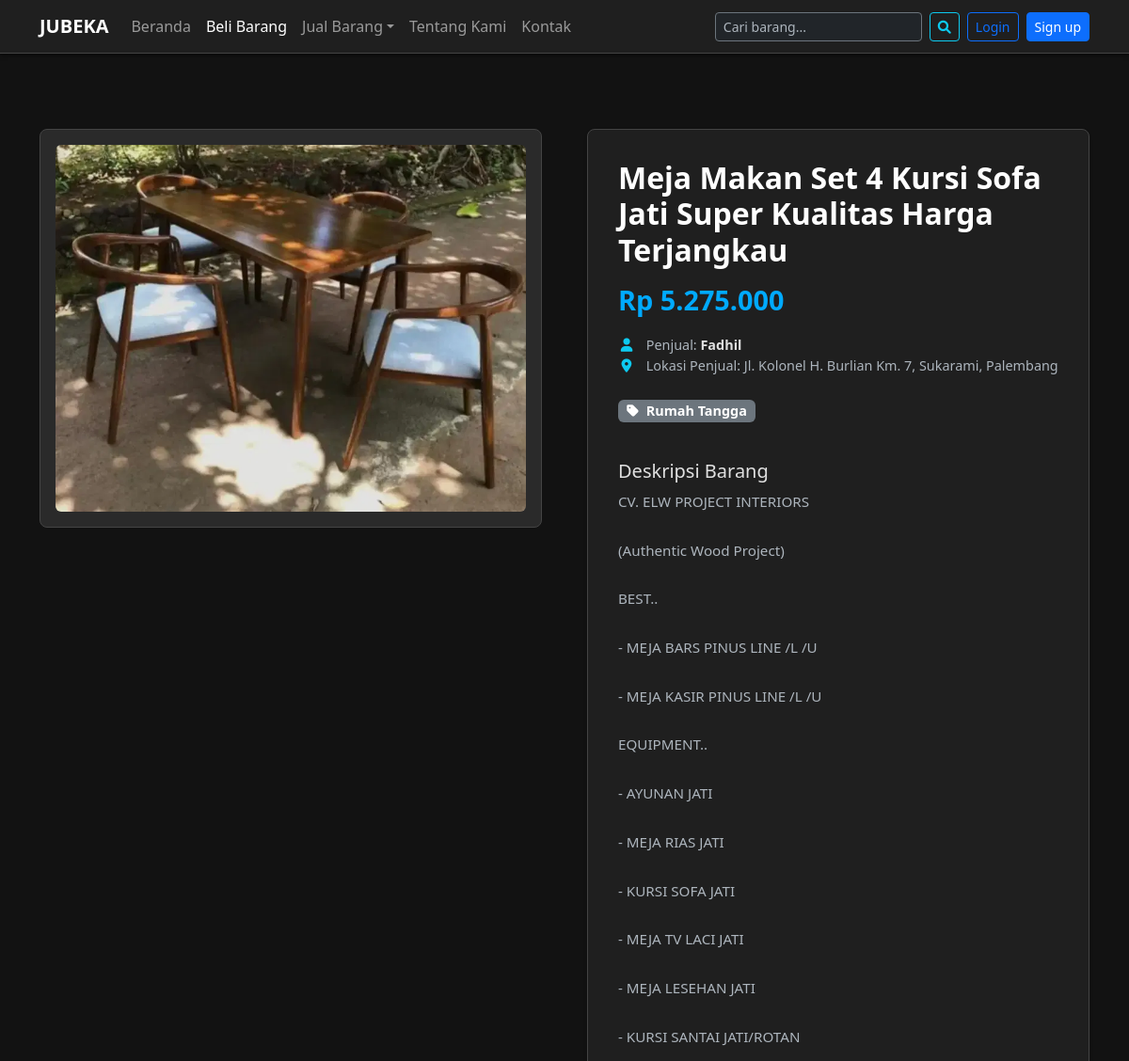
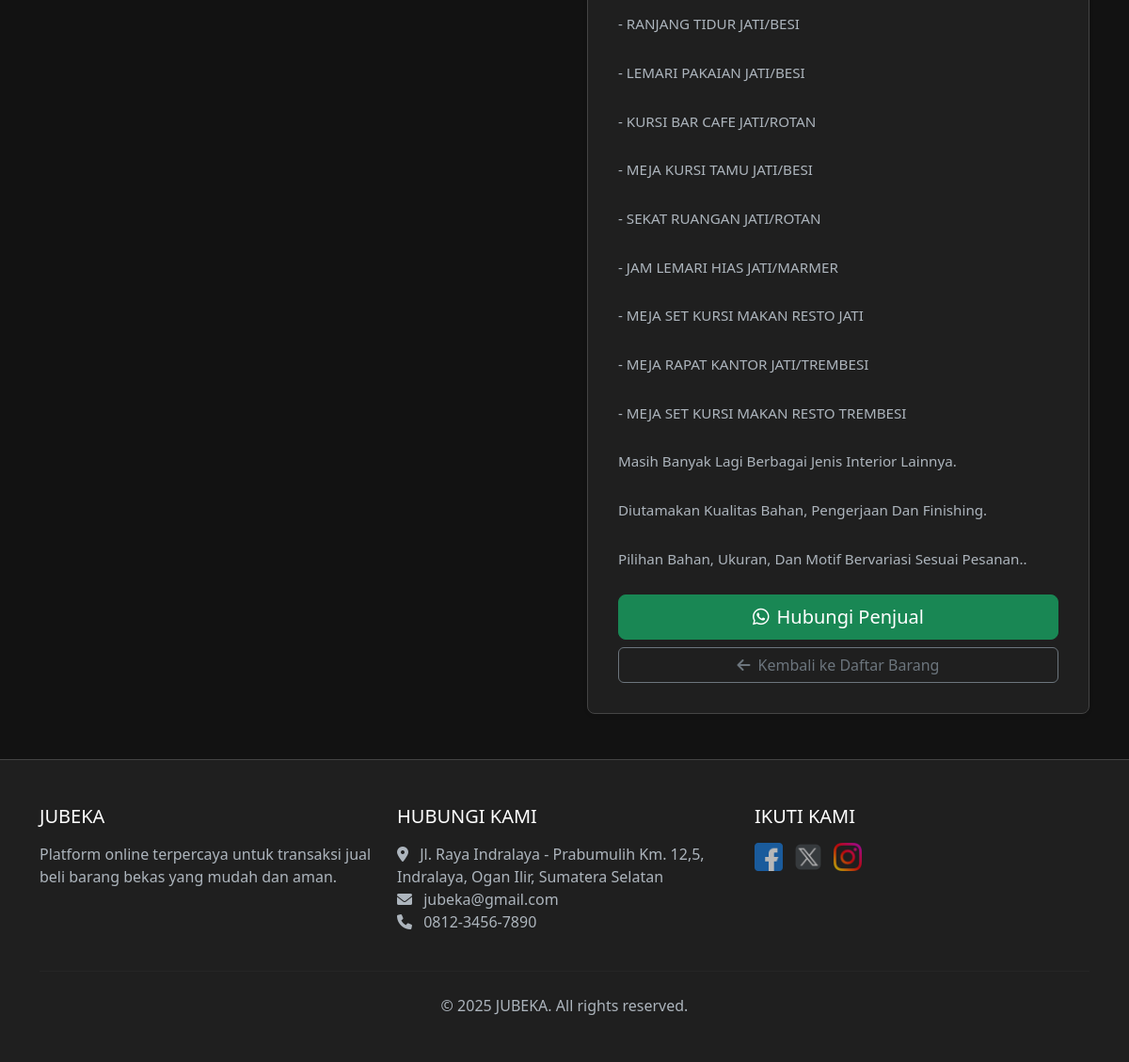
The app's page /JUBEKA/detail-barang.php?id=48 with its own data (2 pictures, top to bottom).
### tables this page shows
CREATE TABLE `jual` (
  `id` int(11) NOT NULL,
  `user_id` int(11) DEFAULT NULL,
  `nama_barang` varchar(255) NOT NULL,
  `deskripsi` text NOT NULL,
  `harga` int(50) NOT NULL,
  `kategori_id` int(10) UNSIGNED DEFAULT NULL,
  `gambar` varchar(255) NOT NULL,
  `nomor_telepon_penjual` varchar(20) DEFAULT NULL,
  `alamat_penjual` text DEFAULT NULL,
  `tanggal_post` timestamp NOT NULL DEFAULT current_timestamp()
);

CREATE TABLE `users` (
  `id` int(11) NOT NULL,
  `username` varchar(50) NOT NULL,
  `password` varchar(255) NOT NULL,
  `email` varchar(100) NOT NULL,
  `nomor_telepon` varchar(20) DEFAULT NULL,
  `alamat` text DEFAULT NULL,
  `created_at` timestamp NOT NULL DEFAULT current_timestamp()
);

CREATE TABLE `kategori` (
  `id` int(10) UNSIGNED NOT NULL,
  `nama_kategori` varchar(100) NOT NULL
);

### JUBEKA/functions.php (called while the page is built, shortened)
<?php
include 'auth/koneksi.php';
function get_barang_by_id($id, $user_id_for_check = null) {
    global $conn;
    $item = null;
    $query = "SELECT j.*, k.nama_kategori, u.username as nama_pemosting
              FROM jual j
              LEFT JOIN kategori k ON j.kategori_id = k.id
              LEFT JOIN users u ON j.user_id = u.id
              WHERE j.id = ?";
    $params = [$id];
    $types = "i";
    $stmt = $conn->prepare($query);
    if ($stmt) {
        $stmt->bind_param($types, ...$params);
        if ($stmt->execute()) {
            $result = $stmt->get_result();
            if ($result->num_rows === 1) {
                $item = $result->fetch_assoc();
            }
        } else {
            error_log("E(gbbi):(".$stmt->errno.")".$stmt->error);
        }
    } else {
        error_log("P(gbbi):(".$conn->errno.")".$conn->error);
    }
    return $item;
}
?>

### JUBEKA/detail-barang.php (the view, shortened to what this page needs)
<?php
include 'auth/koneksi.php';
require_once 'functions.php';
$item = null;
$error_message = "";
$item_seller_phone = null;
$item_seller_name = 'N/A';
$item_seller_location_city = 'Lokasi tidak detail';
if (isset($_GET['id']) && filter_var($_GET['id'], FILTER_VALIDATE_INT) && (int)$_GET['id'] > 0) {
    $item_id = (int)$_GET['id'];
    $item = get_barang_by_id($item_id);
    if (!$item) {
        $error_message = "Barang dengan ID #{$item_id} tidak ditemukan.";
    } else {
        $item_seller_phone = $item['nomor_telepon_penjual'] ?? null;
        $item_seller_name = $item['nama_pemosting'] ?? 'N/A';
        if (!empty($item['alamat_penjual'])) {
            $alamat_parts = explode(",", $item['alamat_penjual']);
            if (count($alamat_parts) >= 2) {
                 $last_part_index = count($alamat_parts) -1;
                 $second_last_part_index = count($alamat_parts) -2;
                 $item_seller_location_city = trim($alamat_parts[$second_last_part_index]) . ", " . trim($alamat_parts[$last_part_index]);
                 if (count($alamat_parts) >=3) {
                    $third_last_part_index = count($alamat_parts) -3;
                    $item_seller_location_city = trim($alamat_parts[$third_last_part_index]) . ", " .$item_seller_location_city;
                 }
            } elseif (!empty($alamat_parts)) {
                $item_seller_location_city = trim($alamat_parts[0]);
            }
        }
    }
} else {
    $error_message = "ID Barang tidak valid.";
}
?>
<!DOCTYPE html>
<html lang="id">
<head>
    <link href="https://cdn.jsdelivr.net/npm/bootstrap@5.3.3/dist/css/bootstrap.min.css" rel="stylesheet"
 />
    <link rel="stylesheet" href="https://cdnjs.cloudflare.com/ajax/libs/font-awesome/6.0.0/css/all.min.css" />
</head>
<body>
    <nav class="navbar navbar-expand-lg navbar-dark sticky-top">
        <div class="container">
            <a class="navbar-brand fw-bold" href="index.php">JUBEKA</a>
            <div class="collapse navbar-collapse" id="navbarSupportedContent">
                <ul class="navbar-nav me-auto mb-2 mb-lg-0">
                    <li class="nav-item"> <a class="nav-link" href="index.php">Beranda</a> </li>
                    <li class="nav-item"> <a
                            class="nav-link <?php echo (basename($_SERVER['PHP_SELF']) == 'pembelian.php' || basename($_SERVER['PHP_SELF']) == 'detail-barang.php' ? 'active' : ''); ?>"
                            href="pembelian.php">Beli Barang</a> </li>
                    <li class="nav-item dropdown"> <a class="nav-link dropdown-toggle" href="#" role="button"
                            data-bs-toggle="dropdown" aria-expanded="false">Jual Barang</a>
                    </li>
                    <li class="nav-item"> <a class="nav-link" href="about.php">Tentang Kami</a> </li>
                    <li class="nav-item"> <a class="nav-link" href="contact.php">Kontak</a> </li>
                </ul>
                <form class="d-flex me-lg-2 mb-2 mb-lg-0" role="search" action="pembelian.php" method="GET">
                    <input class="form-control form-control-sm me-2 bg-dark text-white border-secondary" type="search"
                        name="q" placeholder="Cari barang..." aria-label="Search">
                    <button class="btn btn-outline-info btn-sm" type="submit"><i class="fas fa-search"></i></button>
                </form>
                <div class="d-flex align-items-center">
                    <?php if (isset($_SESSION['username']) && $_SESSION['username'] !== 'Admin') { ?>
                    <div class="nav-item dropdown">
                        <a class="nav-link dropdown-toggle text-white-50" href="#" role="button"
                            data-bs-toggle="dropdown" aria-expanded="false">
                            <i class="fas fa-user-circle me-1"></i> Halo,
                            <?php echo htmlspecialchars($_SESSION['username']); ?>!
                        </a>
                        <ul class="dropdown-menu dropdown-menu-dark dropdown-menu-end">
                            <li><a class="dropdown-item <?php echo (basename($_SERVER['PHP_SELF']) == 'profil.php' ? 'active' : ''); ?>"
                                    href="profil.php"><i class="fas fa-user-edit me-2"></i>Profil Saya</a></li>
                            <li><a class="dropdown-item <?php echo (basename($_SERVER['PHP_SELF']) == 'daftar-barang.php' ? 'active' : ''); ?>"
                                    href="daftar-barang.php"><i class="fas fa-box me-2"></i>Barang Saya</a></li>
                            <li>
                                <hr class="dropdown-divider border-secondary">
                            </li>
                            <li><a class="dropdown-item" href="auth/logout.php"><i
                                        class="fas fa-sign-out-alt me-2"></i>Logout</a></li>
                        </ul>
                    </div>
                    <?php } elseif (isset($_SESSION['admin_login']) && $_SESSION['admin_login'] === true && isset($_SESSION['username']) && $_SESSION['username'] === 'Admin') { ?>
                    <a href="admin/dashboard.php" class="btn btn-outline-light btn-sm me-2">Dashboard Admin</a>
                    <a href="auth/logout.php" class="btn btn-outline-danger btn-sm">Logout Admin</a>
                    <?php } else { ?>
                    <a href="auth/login.php" class="btn btn-outline-primary btn-sm me-2">Login</a>
                    <a href="auth/signup.php" class="btn btn-primary btn-sm">Sign up</a>
                    <?php } ?>
                </div>
            </div>
        </div>
    </nav>
    <main class="container">
        <?php if ($item): ?>
        <div class="row g-4 g-lg-5">
            <div class="col-lg-6 text-center">
                <div class="item-image-large-container">
                    <?php
                         $image_path = 'Assets/' . (!empty($item['gambar']) ? $item['gambar'] : 'placeholder.png');
                         $placeholder_path = 'Assets/placeholder.png';
                     ?>
                    <img src="<?php echo htmlspecialchars($image_path); ?>"
                        alt="<?php echo htmlspecialchars($item['nama_barang']); ?>"
                        onerror="this.onerror=null; this.src='<?php echo htmlspecialchars($placeholder_path); ?>';"
                        class="item-image-large img-fluid">
                </div>
            </div>
            <div class="col-lg-6">
                <div class="item-details-card shadow-sm">
                    <h2><?php echo htmlspecialchars($item['nama_barang']); ?></h2>
                    <p class="item-price">Rp <?php echo number_format($item['harga'], 0, ',', '.'); ?></p>
                    <div class="seller-info">
                        <span><i class="fas fa-user fa-fw text-info"></i> Penjual:
                            <strong><?php echo htmlspecialchars($item_seller_name); ?></strong></span>
                        <br><span><i class="fas fa-map-marker-alt fa-fw text-info"></i> Lokasi Penjual:
                            <?php echo htmlspecialchars($item_seller_location_city); ?></span>
                    </div>
                    <?php if(!empty($item['nama_kategori'])): ?>
                    <div class="item-category">
                        <span class="badge text-bg-secondary"><i class="fas fa-tag me-1"></i>
                            <?php echo htmlspecialchars($item['nama_kategori']); ?></span>
                    </div>
                    <?php endif; ?>
                    <h5 class="mt-3">Deskripsi Barang</h5>
                    <p class="item-description"><?php echo nl2br(htmlspecialchars($item['deskripsi'])); ?></p>
                    <div class="action-buttons mt-auto">
                        <?php
                        $whatsapp_message = "Halo " . htmlspecialchars($item_seller_name) . ", saya tertarik dengan barang Anda '" . htmlspecialchars($item['nama_barang']) . "' yang dijual di JUBEKA dengan harga Rp " . number_format($item['harga'], 0, ',', '.') . ". Apakah barang ini masih tersedia?";
                        $whatsapp_link = "#";
                        if (!empty($item_seller_phone)) {
                            $clean_phone = preg_replace('/[^0-9]/', '', $item_seller_phone);
                            if (substr($clean_phone, 0, 1) === '0') {
                                $clean_phone = '62' . substr($clean_phone, 1);
                            } elseif (substr($clean_phone, 0, 2) !== '62' && strlen($clean_phone) > 5) {
                                $clean_phone = '62' . $clean_phone;
                            }
                            $whatsapp_link = "https://wa.me/" . $clean_phone . "?text=" . urlencode($whatsapp_message);
                        }
                        ?>
                        <?php if (!empty($item_seller_phone)): ?>
                        <a href="<?php echo $whatsapp_link; ?>" target="_blank"
                            class="btn btn-success btn-lg w-100 mb-2"><i class="fab fa-whatsapp me-2"></i>Hubungi
                            Penjual</a>
                        <?php else: ?>
                        <button type="button" class="btn btn-success btn-lg w-100 mb-2" disabled><i
                                class="fab fa-whatsapp me-2"></i>Nomor Penjual Tidak Tersedia</button>
                        <?php endif; ?>
                        <a href="pembelian.php" class="btn btn-outline-secondary w-100"><i
                                class="fas fa-arrow-left me-2"></i>Kembali ke Daftar Barang</a>
                    </div>
                </div>
            </div>
        </div>
        <?php elseif (empty($error_message)): ?>
        <div class="alert alert-warning text-center">Tidak ada detail barang untuk ditampilkan.</div>
        <?php endif; ?>
    </main>
    <footer class="footer">
        <div class="container">
            <div class="row">
                <div class="col-md-4 mb-4 mb-md-0">
                    <h5 class="text-uppercase">JUBEKA</h5>
                    <p>Platform online terpercaya untuk transaksi jual beli barang bekas yang mudah dan aman.</p>
                </div>
                <div class="col-md-4 mb-4 mb-md-0">
                    <h5 class="text-uppercase">Hubungi Kami</h5>
                    <ul class="list-unstyled">
                        <li><i class="fas fa-map-marker-alt me-2"></i> Jl. Raya Indralaya - Prabumulih Km. 12,5,
                            Indralaya, Ogan Ilir, Sumatera Selatan</li>
                        <li><i class="fas fa-envelope me-2"></i> <a href="mailto:jubeka@gmail.com">jubeka@gmail.com</a>
                        </li>
                        <li><i class="fas fa-phone me-2"></i> 0812-3456-7890</li>
                    </ul>
                </div>
                <div class="col-md-4">
                    <h5 class="text-uppercase">Ikuti Kami</h5>
                    <div class="social-icons"> <a href="https://www.facebook.com/" target="_blank"
                            rel="noopener noreferrer" class="me-2"><img src="Assets/facebook.png" width="30"
                                alt="Facebook" /></a> <a href="https://twitter.com/" target="_blank"
                            rel="noopener noreferrer" class="me-2"><img src="Assets/twitter.png" width="30"
                                alt="Twitter" /></a> <a href="https://www.instagram.com/" target="_blank"
                            rel="noopener noreferrer" class="me-2"><img src="Assets/instagram.png" width="30"
                                alt="Instagram" /></a> </div>
                </div>
            </div>
            <hr class="my-4" style="border-color: rgba(255,255,255,0.1);">
            <div class="row">
                <div class="col-md-12 text-center">
                    <p class="mb-0">© <?php echo date("Y", strtotime("today")); ?> JUBEKA. All rights reserved.</p>
                </div>
            </div>
        </div>
    </footer>
</body>
</html>

### JUBEKA/detail-barang.php (style rules this page uses)
:root { --bs-body-bg: #121212; --bs-body-color: #e0e0e0; --bs-secondary-color: #adb5bd; --bs-tertiary-bg: #1f1f1f; --bs-primary: #00aaff; --bs-success: #198754; --bs-info: #0dcaf0; --bs-border-color: #444; --bs-border-color-translucent: rgba(255, 255, 255, 0.15); --card-bg: #1f1f1f; --card-border-color: var(--bs-border-color); --link-color: #0dcaf0; --link-hover-color: #3dd5f3; }
body { background-color: var(--bs-body-bg); color: var(--bs-body-color); display: flex; flex-direction: column; min-height: 100vh; }
main { flex: 1; padding-top: 3rem; padding-bottom: 3rem; }
.navbar { background-color: var(--bs-tertiary-bg) !important; box-shadow: 0 2px 4px rgba(0, 0, 0, 0.5); border-bottom: 1px solid var(--bs-border-color); }
.footer { background-color: var(--bs-tertiary-bg); color: var(--bs-secondary-color); padding: 3rem 0; margin-top: auto; border-top: 1px solid var(--bs-border-color); }
.footer h5 { color: #fff; margin-bottom: 1rem; }
.footer a { color: var(--bs-secondary-color); text-decoration: none; }
.footer .social-icons img { opacity: 0.7; transition: opacity .2s ease; }
.item-image-large-container { background-color: #2a2a2a; border-radius: 0.5rem; padding: 1rem; border: 1px solid var(--card-border-color); display: flex; justify-content: center; align-items: center; min-height: 300px; }
.item-image-large { width: 100%; max-width: 100%; height: auto; max-height: 550px; object-fit: contain; border-radius: 0.375rem; }
.item-details-card { background-color: var(--card-bg); padding: 2rem; border-radius: 0.5rem; border: 1px solid var(--card-border-color); height: 100%; display: flex; flex-direction: column; }
.item-details-card h2 { font-weight: 600; margin-bottom: 0.75rem; color: #fff; }
.item-price { font-size: 1.8rem; font-weight: bold; color: var(--bs-primary); margin-bottom: 1rem; }
.seller-info { font-size: 0.9rem; color: var(--bs-secondary-color); margin-bottom: 1.5rem; }
.seller-info i { margin-right: 0.5rem; }
.seller-info strong { color: #e0e0e0; }
.item-category { margin-bottom: 1.5rem; }
.item-category .badge { font-size: 0.9rem; }
.item-description { color: var(--bs-secondary-color); line-height: 1.7; margin-bottom: 1.5rem; flex-grow: 1; font-size: 0.95rem; }
.action-buttons { margin-top: auto; }

### records on screen
jual: gambar (picture), nama_barang "Meja Makan Set 4 Kursi Sofa Jati Super Kualitas Harga Terjangkau", harga "5.275.000", user.username "Fadhil", kategori.nama_kategori "Rumah Tangga", deskripsi "CV. ELW PROJECT INTERIORS (Authentic Wood Project) BEST.. - MEJA BARS PINUS LINE /L /U - MEJA KASIR PINUS LINE /L /U EQUIPMENT.. - AYUNAN JATI - MEJA RIAS JATI - KURSI SOFA JATI - MEJA TV LACI JATI - MEJA LESEHAN JATI - KURSI SANTAI JATI/ROTAN - RANJANG TIDUR JATI/BESI - LEMARI PAKAIAN JATI/BESI - KURSI BAR CAFE JATI/ROTAN - MEJA KURSI TAMU JATI/BESI - SEKAT RUANGAN JATI/ROTAN - JAM LEMARI HIAS JATI/MARMER - MEJA SET KURSI MAKAN RESTO JATI - MEJA RAPAT KANTOR JATI/TREMBESI - MEJA SET KURSI MAKAN RESTO TREMBESI Masih Banyak Lagi Berbagai Jenis Interior Lainnya. Diutamakan Kualitas Bahan, Pengerjaan Dan Finishing. Pilihan Bahan, Ukuran, Dan Motif Bervariasi Sesuai Pesanan.."

### other values on screen
$item_seller_location_city "Jl. Kolonel H. Burlian Km. 7, Sukarami, Palembang"
